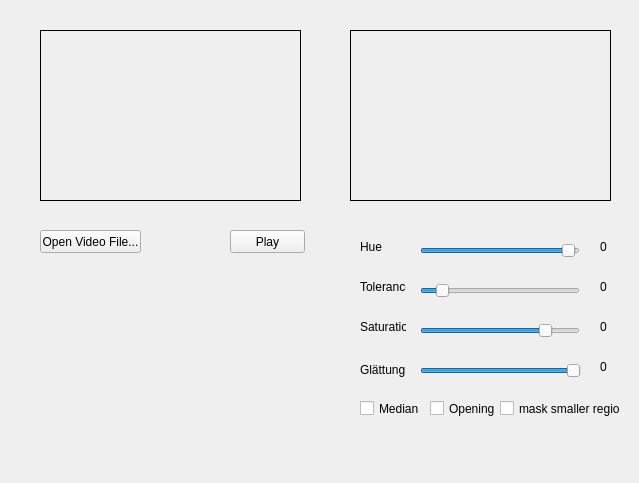
<?xml version="1.0" encoding="UTF-8"?>
<ui version="4.0">
 <class>VideoPlayer</class>
 <widget class="QMainWindow" name="VideoPlayer">
  <property name="geometry">
   <rect>
    <x>0</x>
    <y>0</y>
    <width>639</width>
    <height>483</height>
   </rect>
  </property>
  <property name="windowTitle">
   <string>VideoPlayer</string>
  </property>
  <widget class="QWidget" name="centralWidget">
   <widget class="VideoWidget" name="inputFrame">
    <property name="geometry">
     <rect>
      <x>40</x>
      <y>30</y>
      <width>261</width>
      <height>171</height>
     </rect>
    </property>
    <property name="frameShape">
     <enum>QFrame::Box</enum>
    </property>
    <property name="text">
     <string/>
    </property>
    <property name="scaledContents">
     <bool>false</bool>
    </property>
    <property name="alignment">
     <set>Qt::AlignCenter</set>
    </property>
   </widget>
   <widget class="QPushButton" name="openVideoFileButton">
    <property name="geometry">
     <rect>
      <x>40</x>
      <y>230</y>
      <width>101</width>
      <height>23</height>
     </rect>
    </property>
    <property name="text">
     <string>Open Video File...</string>
    </property>
   </widget>
   <widget class="QPushButton" name="playButton">
    <property name="geometry">
     <rect>
      <x>230</x>
      <y>230</y>
      <width>75</width>
      <height>23</height>
     </rect>
    </property>
    <property name="text">
     <string>Play</string>
    </property>
   </widget>
   <widget class="VideoWidget" name="processedFrame">
    <property name="geometry">
     <rect>
      <x>350</x>
      <y>30</y>
      <width>261</width>
      <height>171</height>
     </rect>
    </property>
    <property name="frameShape">
     <enum>QFrame::Box</enum>
    </property>
    <property name="text">
     <string/>
    </property>
    <property name="alignment">
     <set>Qt::AlignCenter</set>
    </property>
   </widget>
   <widget class="QSlider" name="hueSlider">
    <property name="geometry">
     <rect>
      <x>420</x>
      <y>240</y>
      <width>160</width>
      <height>22</height>
     </rect>
    </property>
    <property name="maximum">
     <number>360</number>
    </property>
    <property name="value">
     <number>350</number>
    </property>
    <property name="orientation">
     <enum>Qt::Horizontal</enum>
    </property>
   </widget>
   <widget class="QLabel" name="label">
    <property name="geometry">
     <rect>
      <x>360</x>
      <y>240</y>
      <width>46</width>
      <height>13</height>
     </rect>
    </property>
    <property name="text">
     <string>Hue</string>
    </property>
   </widget>
   <widget class="QLabel" name="labelHue">
    <property name="geometry">
     <rect>
      <x>600</x>
      <y>240</y>
      <width>46</width>
      <height>13</height>
     </rect>
    </property>
    <property name="text">
     <string>0</string>
    </property>
   </widget>
   <widget class="QLabel" name="labelHueTolerance">
    <property name="geometry">
     <rect>
      <x>600</x>
      <y>280</y>
      <width>46</width>
      <height>13</height>
     </rect>
    </property>
    <property name="text">
     <string>0</string>
    </property>
   </widget>
   <widget class="QSlider" name="hueTolerance">
    <property name="geometry">
     <rect>
      <x>420</x>
      <y>280</y>
      <width>160</width>
      <height>22</height>
     </rect>
    </property>
    <property name="maximum">
     <number>30</number>
    </property>
    <property name="value">
     <number>3</number>
    </property>
    <property name="orientation">
     <enum>Qt::Horizontal</enum>
    </property>
   </widget>
   <widget class="QLabel" name="label_4">
    <property name="geometry">
     <rect>
      <x>360</x>
      <y>280</y>
      <width>46</width>
      <height>13</height>
     </rect>
    </property>
    <property name="text">
     <string>Tolerance</string>
    </property>
   </widget>
   <widget class="QSlider" name="saturationSlider">
    <property name="geometry">
     <rect>
      <x>420</x>
      <y>320</y>
      <width>160</width>
      <height>22</height>
     </rect>
    </property>
    <property name="maximum">
     <number>255</number>
    </property>
    <property name="value">
     <number>207</number>
    </property>
    <property name="orientation">
     <enum>Qt::Horizontal</enum>
    </property>
   </widget>
   <widget class="QLabel" name="label_5">
    <property name="geometry">
     <rect>
      <x>360</x>
      <y>320</y>
      <width>46</width>
      <height>13</height>
     </rect>
    </property>
    <property name="text">
     <string>Saturation</string>
    </property>
   </widget>
   <widget class="QLabel" name="labelSaturation">
    <property name="geometry">
     <rect>
      <x>600</x>
      <y>320</y>
      <width>46</width>
      <height>13</height>
     </rect>
    </property>
    <property name="text">
     <string>0</string>
    </property>
   </widget>
   <widget class="QLabel" name="label_2">
    <property name="geometry">
     <rect>
      <x>360</x>
      <y>360</y>
      <width>51</width>
      <height>20</height>
     </rect>
    </property>
    <property name="text">
     <string>Glättung</string>
    </property>
   </widget>
   <widget class="QSlider" name="lowpassAlpha">
    <property name="geometry">
     <rect>
      <x>420</x>
      <y>360</y>
      <width>161</width>
      <height>22</height>
     </rect>
    </property>
    <property name="maximum">
     <number>100</number>
    </property>
    <property name="value">
     <number>100</number>
    </property>
    <property name="orientation">
     <enum>Qt::Horizontal</enum>
    </property>
   </widget>
   <widget class="QLabel" name="labelAlpha">
    <property name="geometry">
     <rect>
      <x>600</x>
      <y>360</y>
      <width>46</width>
      <height>13</height>
     </rect>
    </property>
    <property name="text">
     <string>0</string>
    </property>
   </widget>
   <widget class="QCheckBox" name="checkBoxMedian">
    <property name="geometry">
     <rect>
      <x>360</x>
      <y>400</y>
      <width>70</width>
      <height>17</height>
     </rect>
    </property>
    <property name="text">
     <string>Median</string>
    </property>
   </widget>
   <widget class="QCheckBox" name="checkBoxOpening">
    <property name="geometry">
     <rect>
      <x>430</x>
      <y>400</y>
      <width>70</width>
      <height>17</height>
     </rect>
    </property>
    <property name="text">
     <string>Opening</string>
    </property>
   </widget>
   <widget class="QCheckBox" name="checkBoSxSmallRegions">
    <property name="geometry">
     <rect>
      <x>500</x>
      <y>400</y>
      <width>121</width>
      <height>17</height>
     </rect>
    </property>
    <property name="text">
     <string>mask smaller regions</string>
    </property>
   </widget>
  </widget>
 </widget>
 <layoutdefault spacing="6" margin="11"/>
 <customwidgets>
  <customwidget>
   <class>VideoWidget</class>
   <extends>QLabel</extends>
   <header>videowidget.h</header>
  </customwidget>
 </customwidgets>
 <resources/>
 <connections>
  <connection>
   <sender>hueSlider</sender>
   <signal>valueChanged(int)</signal>
   <receiver>VideoPlayer</receiver>
   <slot>updateParameters()</slot>
   <hints>
    <hint type="sourcelabel">
     <x>443</x>
     <y>252</y>
    </hint>
    <hint type="destinationlabel">
     <x>191</x>
     <y>386</y>
    </hint>
   </hints>
  </connection>
  <connection>
   <sender>hueTolerance</sender>
   <signal>valueChanged(int)</signal>
   <receiver>VideoPlayer</receiver>
   <slot>updateParameters()</slot>
   <hints>
    <hint type="sourcelabel">
     <x>494</x>
     <y>296</y>
    </hint>
    <hint type="destinationlabel">
     <x>274</x>
     <y>409</y>
    </hint>
   </hints>
  </connection>
  <connection>
   <sender>hueTolerance</sender>
   <signal>valueChanged(int)</signal>
   <receiver>VideoPlayer</receiver>
   <slot>updateParameters()</slot>
   <hints>
    <hint type="sourcelabel">
     <x>468</x>
     <y>291</y>
    </hint>
    <hint type="destinationlabel">
     <x>199</x>
     <y>339</y>
    </hint>
   </hints>
  </connection>
  <connection>
   <sender>saturationSlider</sender>
   <signal>valueChanged(int)</signal>
   <receiver>VideoPlayer</receiver>
   <slot>updateParameters()</slot>
   <hints>
    <hint type="sourcelabel">
     <x>481</x>
     <y>333</y>
    </hint>
    <hint type="destinationlabel">
     <x>210</x>
     <y>310</y>
    </hint>
   </hints>
  </connection>
  <connection>
   <sender>lowpassAlpha</sender>
   <signal>valueChanged(int)</signal>
   <receiver>VideoPlayer</receiver>
   <slot>updateParameters()</slot>
   <hints>
    <hint type="sourcelabel">
     <x>507</x>
     <y>370</y>
    </hint>
    <hint type="destinationlabel">
     <x>96</x>
     <y>451</y>
    </hint>
   </hints>
  </connection>
  <connection>
   <sender>checkBoxMedian</sender>
   <signal>toggled(bool)</signal>
   <receiver>VideoPlayer</receiver>
   <slot>updateParameters()</slot>
   <hints>
    <hint type="sourcelabel">
     <x>367</x>
     <y>410</y>
    </hint>
    <hint type="destinationlabel">
     <x>310</x>
     <y>443</y>
    </hint>
   </hints>
  </connection>
  <connection>
   <sender>checkBoxOpening</sender>
   <signal>toggled(bool)</signal>
   <receiver>VideoPlayer</receiver>
   <slot>updateParameters()</slot>
   <hints>
    <hint type="sourcelabel">
     <x>436</x>
     <y>411</y>
    </hint>
    <hint type="destinationlabel">
     <x>413</x>
     <y>439</y>
    </hint>
   </hints>
  </connection>
  <connection>
   <sender>checkBoSxSmallRegions</sender>
   <signal>toggled(bool)</signal>
   <receiver>VideoPlayer</receiver>
   <slot>updateParameters()</slot>
   <hints>
    <hint type="sourcelabel">
     <x>528</x>
     <y>405</y>
    </hint>
    <hint type="destinationlabel">
     <x>526</x>
     <y>465</y>
    </hint>
   </hints>
  </connection>
 </connections>
 <slots>
  <slot>updateParameters()</slot>
 </slots>
</ui>
